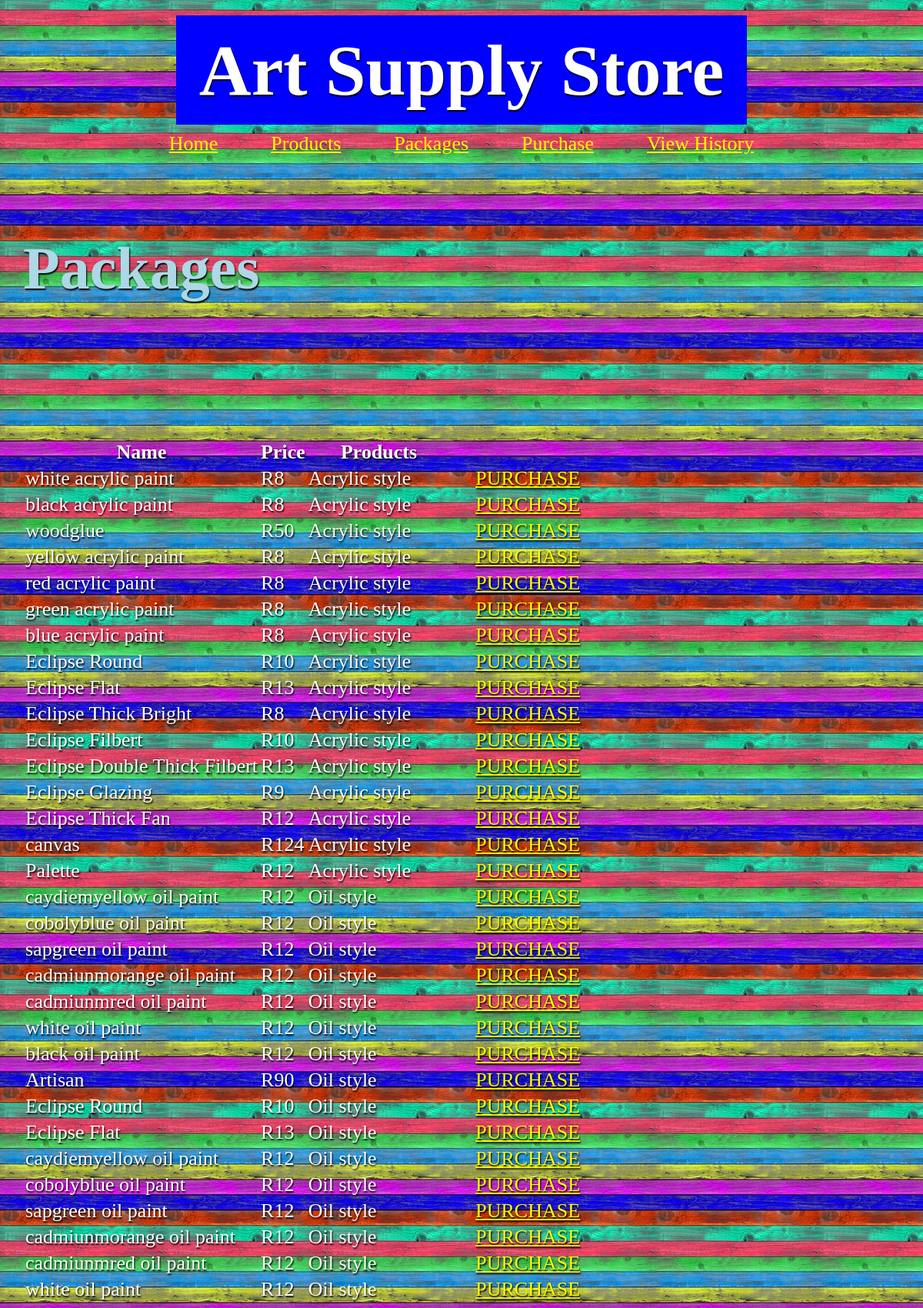
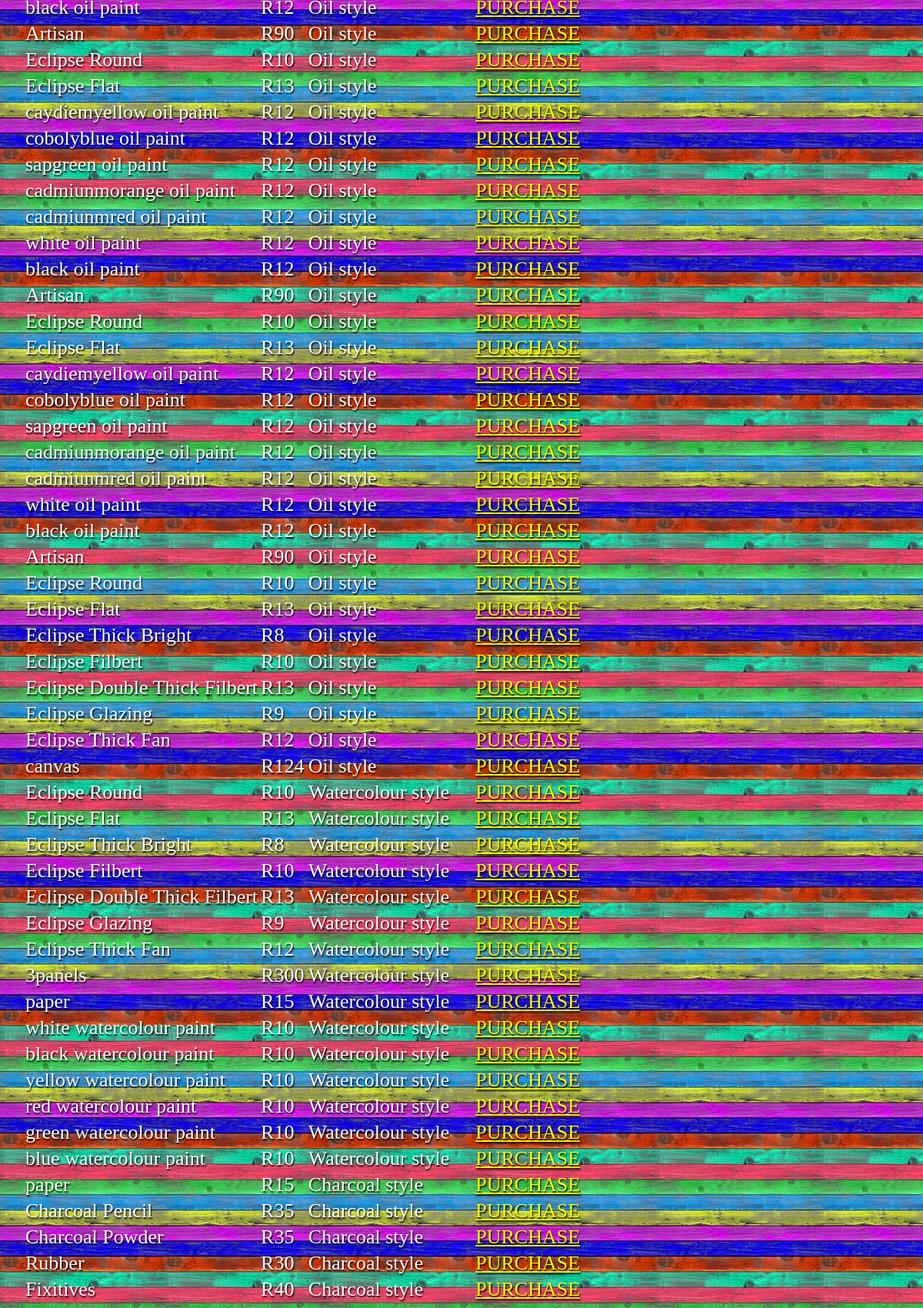
/packagepage.php (upper part), run on the app's committed database (2 pictures, top to bottom).
### tables this page shows
CREATE TABLE IF NOT EXISTS `products` (
  `products_id` int(11) NOT NULL,
  `Image` varchar(290) DEFAULT NULL,
  `name` varchar(50) DEFAULT NULL,
  `description` varchar(50) DEFAULT NULL,
  `category` varchar(50) DEFAULT NULL,
  `price` varchar(255) DEFAULT NULL,
  `Stock` int(11) NOT NULL,
  `supplier_id` varchar(11) NOT NULL
);

CREATE TABLE IF NOT EXISTS `package` (
  `package_id` int(11) NOT NULL,
  `name` varchar(50) DEFAULT NULL
);

### packagepage.php (the view, shortened to what this page needs)
<html>
      <header><h1>Art Supply Store</h1>
    <link rel="stylesheet" href="artsupply.css">
    <nav>
        <a href="home.php">Home</a>
                   <a href="Artsupplystore.php">Products</a>
                   <a href="packagepage.php">Packages</a>
                   <a href="purchasepage.php">Purchase</a>
                   <a href="history.php">View History</a>
    </nav></header>
<body>
<h2>Packages</h2>
    <table>
           <tr>
             <th>Name</th>
            <th>Price</th>
            <th>Products</th>
               <th></th>
               </tr>
      <?php
    $rows = mysql_query("SELECT products.name as name, products.price as price, package.name as package FROM composition INNER JOIN products ON composition.products_id = products.products_id INNER JOIN package ON composition.package_id = package.package_id;");
    for ($i = 0; $i < mysql_num_rows($rows); $i++)
       {
           $name = mysql_result($rows, $i , "name");
           $price = mysql_result($rows, $i , "price");
           $package = mysql_result($rows, $i , "package");
           echo "<tr class='package'>";
           echo "<td>$name</td>";
           echo "<td>$price</td>";
           echo "<td>$package</td>";
           echo "<td><a href= 'purchasepage.php'<button>PURCHASE</button></a></td>";
           echo "</tr>";
    }
       ?>
    </table>
      </body>
</html>

### artsupply.css (style rules this page uses)
Body { Color: white; background:#ff0a6e url(../images/wood.jpg) top left repeat; Line-height: 1.4em; margin: 0px auto 0px auto; font-size: 30px; font-family: 'Cantarell-Bold'; }
header { margin: 0px auto 0px auto; padding: 20px 30px 20px 30px; text-align: center; font-size : 36px; font-family: 'Cantarell-Bold'; }
h2 { color: lightblue; margin: 0px auto 0px auto; padding: 100px 30px 100px 30px; text-shadow: 1px 2px 2px #000000; display: inline-block; font-size: 78px; font-family: 'Cantarell-Bold'; }
h1 { background-color: blue; margin: 0px auto 0px auto; padding: 50px 30px 50px 30px; text-shadow: 1px 2px 2px #000000; display: inline-block; font-size: 94px; font-family: 'Cantarell-Bold'; }
a { color: yellow; font-size: 26px; font-family: 'Cantarell-Bold'; margin: 50px auto 0px auto; padding: 20px 30px 20px 30px; display: center; }
table { color: white; margin: 0px auto 0px auto; padding: 100px 30px 100px 30px; text-shadow: 1px 2px 2px #000000; display: inline-block; font-size: 26px; font-family: 'Cantarell-Bold'; }

### data on the page
products: name "white acrylic paint", price "R8", package.name "Acrylic style"
products: name "black acrylic paint", price "R8", package.name "Acrylic style"
products: name "woodglue", price "R50", package.name "Acrylic style"
products: name "yellow acrylic paint", price "R8", package.name "Acrylic style"
products: name "red acrylic paint", price "R8", package.name "Acrylic style"
products: name "green acrylic paint", price "R8", package.name "Acrylic style"
products: name "blue acrylic paint", price "R8", package.name "Acrylic style"
products: name "Eclipse Round", price "R10", package.name "Acrylic style", package.name "Oil style", package.name "Watercolour style"
products: name "Eclipse Flat", price "R13", package.name "Acrylic style", package.name "Oil style", package.name "Watercolour style"
products: name "Eclipse Thick Bright", price "R8", package.name "Acrylic style", package.name "Oil style", package.name "Watercolour style"
products: name "Eclipse Filbert", price "R10", package.name "Acrylic style", package.name "Oil style", package.name "Watercolour style"
products: name "Eclipse Double Thick Filbert", price "R13", package.name "Acrylic style", package.name "Oil style", package.name "Watercolour style"
products: name "Eclipse Glazing", price "R9", package.name "Acrylic style", package.name "Oil style", package.name "Watercolour style"
products: name "Eclipse Thick Fan", price "R12", package.name "Acrylic style", package.name "Oil style", package.name "Watercolour style"
products: name "canvas", price "R124", package.name "Acrylic style", package.name "Oil style"
products: name "Palette", price "R12", package.name "Acrylic style"
products: name "caydiemyellow oil paint", price "R12", package.name "Oil style"
products: name "cobolyblue oil paint", price "R12", package.name "Oil style"
products: name "sapgreen oil paint", price "R12", package.name "Oil style"
products: name "cadmiunmorange oil paint", price "R12", package.name "Oil style"
products: name "cadmiunmred oil paint", price "R12", package.name "Oil style"
products: name "white oil paint", price "R12", package.name "Oil style"
products: name "black oil paint", price "R12", package.name "Oil style"
products: name "Artisan", price "R90", package.name "Oil style"
products: name "3panels", price "R300", package.name "Watercolour style"
products: name "paper", price "R15", package.name "Watercolour style", package.name "Charcoal style"
products: name "white watercolour paint", price "R10", package.name "Watercolour style"
products: name "black watercolour paint", price "R10", package.name "Watercolour style"
products: name "yellow watercolour paint", price "R10", package.name "Watercolour style"
products: name "red watercolour paint", price "R10", package.name "Watercolour style"
products: name "green watercolour paint", price "R10", package.name "Watercolour style"
products: name "blue watercolour paint", price "R10", package.name "Watercolour style"
products: name "Charcoal Pencil", price "R35", package.name "Charcoal style"
products: name "Charcoal Powder", price "R35", package.name "Charcoal style"
products: name "Rubber", price "R30", package.name "Charcoal style"
products: name "Fixitives", price "R40", package.name "Charcoal style"
